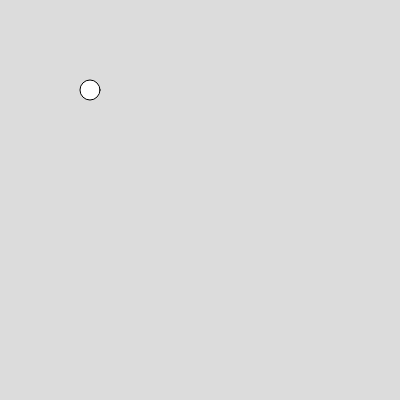
Frame 1 (no input)
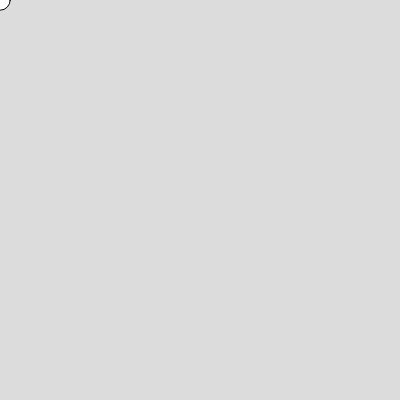
Frame 60 (no input)
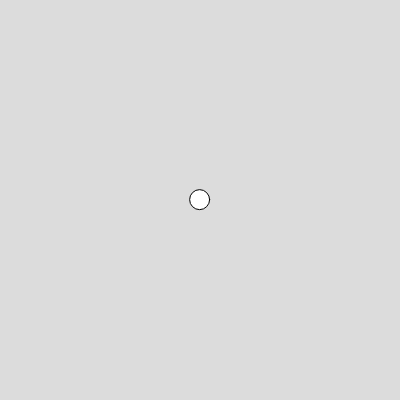
Frame 120 (the mouse pressed at the canvas centre since frame 60)

The p5.js sketch that drew these frames (run headless with seeded random() and noise() and a simulated clock; from frame 60 on, the mouse is pressed at the canvas centre):

// p5.js sketch
// ── sketch.js
let xPos = 100 
let yPos = 100 
let percent = 0.1

function setup() {
  createCanvas(400, 400);
}

function draw() {
  //BACKGROUND CREATION
  background(220);
  //UPDATE POSITION 
  xPos += percent*(mouseX - xPos)
  yPos += percent*(mouseY - yPos)
  //RENDER CIRCLE
  circle(xPos,yPos,20)
}
